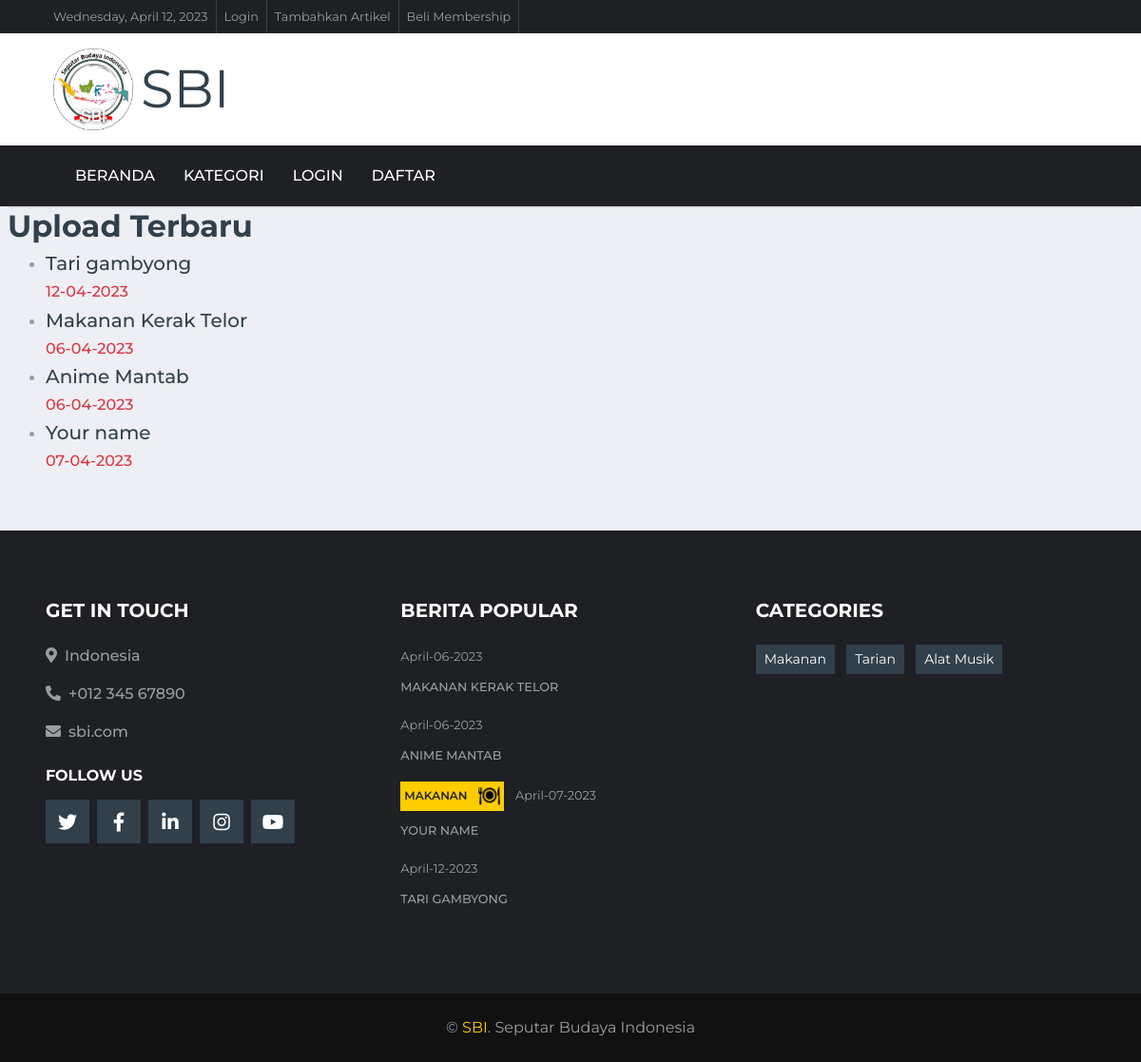
Before: /detail/detail_konten/index.html with the older database file.
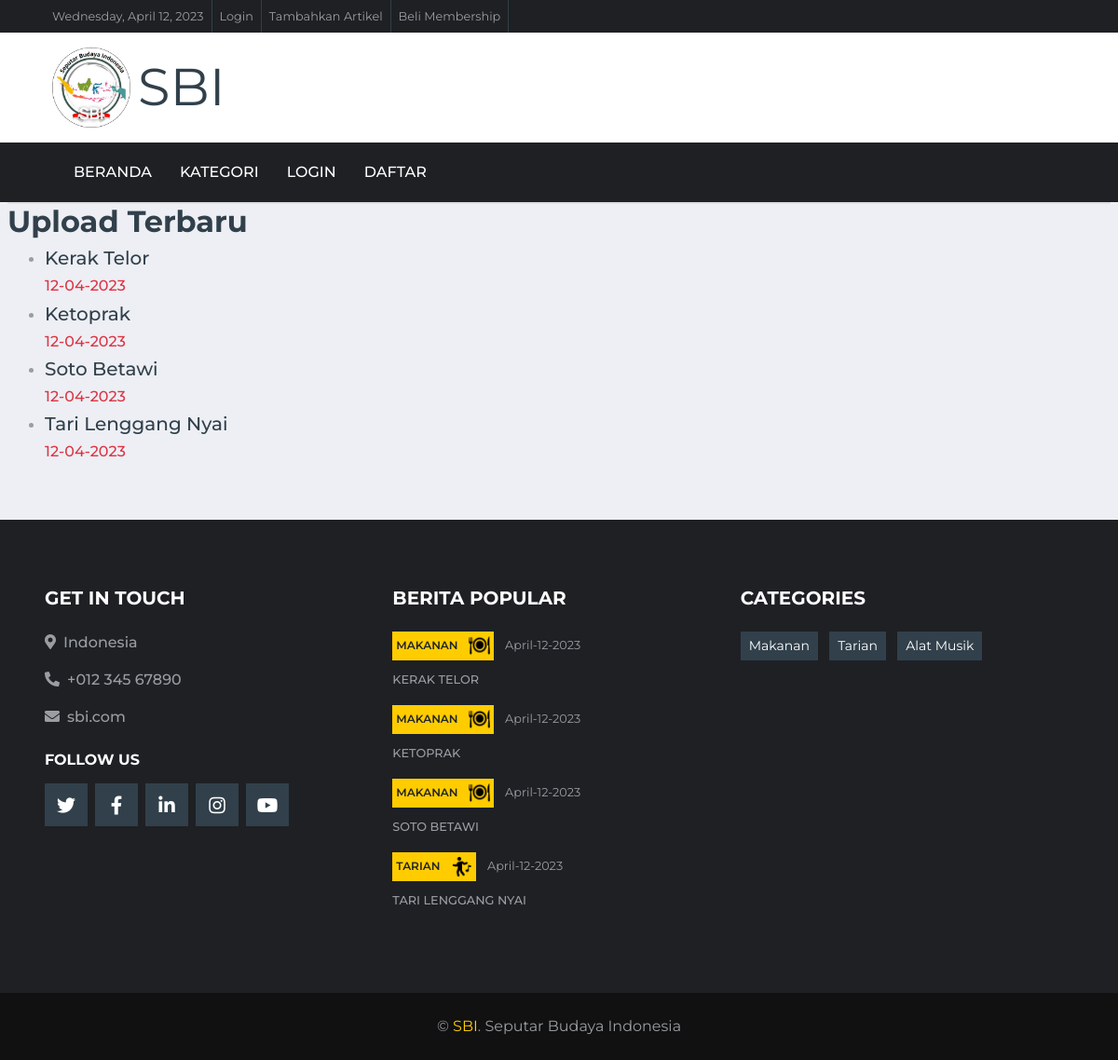
After: the same page with the newer database file.
### tables this page shows
CREATE TABLE `upload_content` (
  `id_konten` int(11) NOT NULL,
  `id_user` int(11) NOT NULL,
  `judul_konten` varchar(255) NOT NULL,
  `daerah` varchar(50) NOT NULL,
  `kategori` varchar(50) NOT NULL,
  `kategori2` varchar(50) NOT NULL,
  `isi_konten` text NOT NULL,
  `gambar` text NOT NULL,
  `tgl_konten` datetime NOT NULL DEFAULT current_timestamp()
);

### application/controllers/Detail.php (called while the page is built)
<?php
class Detail extends CI_Controller {
    public function detail_konten($id_konten)
    {
        $data['barang'] = $this->model_home->detail_konten($id_konten);
        $berita_terbaru['berita_terbaru'] = $this->model_home->data_berita_terbaru()->result();
        $data['home'] = $this->model_home->data_home()->result();
        $this->load->view('templates/header');
        $this->load->view('templates/navbar');
        $this->load->view('detail', $data);
        $this->load->view('templates/footer');
        $this->load->view('templates/footer_content',$berita_terbaru);
    }
}

### index.php (called while the page is built, shortened)
<?php
require_once BASEPATH.'core/CodeIgniter.php';

### application/models/model_home.php (called while the page is built, shortened)
<?php
class Model_home extends CI_Model
{
    public function data_home()
    {
        $result = $this->db->get('upload_content',4,0);
        return $result;
    }
    public function data_berita_terbaru()
    {
        $this->db->order_by("tgl_konten", "asc");
        $result = $this->db->get('upload_content',4,0);
        return $result;
    }
}

### application/views/detail.php (the view, shortened to what the changed rows need)
        <div class="col-lg-4">
          <div class="sidebar">
            <div class="row">
              <div class="col-lg-12">
                <div class="sidebar-item recent-posts">
                  <div class="sidebar-heading">
                    <div class="sidebar-item recent-posts">
                      <div class="sidebar-heading">
                        <h2>Upload Terbaru</h2>
                      </div>
                      <div class="content">
                        <ul>
                          <?php foreach ($home as $brg) : ?>
                            <li>
                              <a href="<?= base_url('detail/detail_konten/' . $brg->id_konten); ?>">
                                <h5><?= $brg->judul_konten; ?></h5>
                              </a>
                              <?php $originalDate = $brg->tgl_konten;
                              $newDate = date("d-m-Y", strtotime($originalDate)); ?>
                              <h6 class="text-danger" href=""><?= $newDate ?></h6>
                            </li>
                            <?php endforeach; ?>
                        </ul>
                      </div>
                    </div>
                  </div>
                </div>
              </div>
            </div>
          </div>
        </div>
</body>
</html>

### application/views/templates/footer_content.php (shortened to what the changed rows need)
<div class="container-fluid bg-dark pt-5 px-sm-3 px-md-5 mt-5">
    <div class="row py-4">
        <div class="col-lg-4 col-md-6 mb-5">
            <?php foreach ($berita_terbaru as $brt) :?>
            <div class="mb-3">
                <div class="mb-2">
                <?php if ($brt->kategori == "tarian") { ?>
                    <a class="badge badge-primary text-uppercase font-weight-semi-bold p-1 mr-2" href="<?=base_url('kategori/tarian')?>"><?= $brt->kategori ?> <img src="<?= base_url() ?>assets/img/dance_icon.png" style="height: 23px;" class="ml-2" alt=""></a>
                    <?php }; ?>
                <?php if ($brt->kategori == "makanan") { ?>
                    <a class="badge badge-primary text-uppercase font-weight-semi-bold p-1 mr-2" href="<?=base_url('kategori/makanan')?>"><?= $brt->kategori ?> <img src="<?= base_url() ?>assets/img/food-icon.png" style="height: 23px;" class="ml-2" alt=""></a>
                    <?php }; ?>
                    <?php $originalDate = $brt->tgl_konten; $newDate = date("F-d-Y", strtotime($originalDate));?><a class="text-body" href=""><small><?= $newDate ?></small></a>
                </div>
                <a class="small text-body text-uppercase font-weight-medium" href=""><?=$brt->judul_konten;?></a>
            </div>
            <?php endforeach ; ?>
        </div>
    </div>
</div>

Changed rows visible on the page:
removed upload_content: judul_konten "Your name", tgl_konten "07-04-2023", kategori "MAKANAN", tgl_konten "April-07-2023", judul_konten "YOUR NAME"
changed upload_content: judul_konten "Tari gambyong" → "Kerak Telor"; kategori (not shown) → "MAKANAN"; kategori: picture added; judul_konten "TARI GAMBYONG" → "KERAK TELOR"; moves up the list
changed upload_content: judul_konten "Makanan Kerak Telor" → "Ketoprak"; tgl_konten "06-04-2023" → "12-04-2023"; kategori (not shown) → "MAKANAN"; kategori: picture added; tgl_konten "April-06-2023" → "April-12-2023"; judul_konten "MAKANAN KERAK TELOR" → "KETOPRAK"
added upload_content: judul_konten "Soto Betawi", tgl_konten "12-04-2023", kategori "MAKANAN", tgl_konten "April-12-2023", judul_konten "SOTO BETAWI"
changed upload_content: judul_konten "Anime Mantab" → "Tari Lenggang Nyai"; tgl_konten "06-04-2023" → "12-04-2023"; kategori (not shown) → "TARIAN"; kategori: picture added; tgl_konten "April-06-2023" → "April-12-2023"; judul_konten "ANIME MANTAB" → "TARI LENGGANG NYAI"
